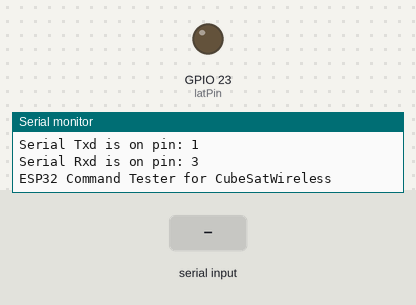
Bench run of a sketch on a simulated ESP32. Parts: output pins drawn as LEDs (lit = HIGH), the last lines printed to the serial monitor. Dashed ring = blinking. The inputs (shaded band) are chosen by the test bench.

Above: at 1.2 s.
1.3 s: "P" received over Serial
At 1.48 s:
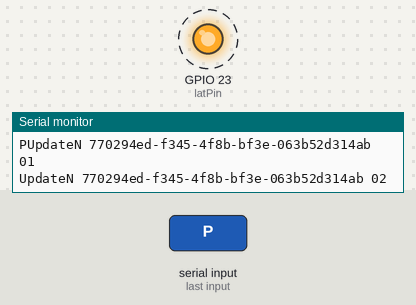
7.3 s: "T" received over Serial
13.3 s: "L" received over Serial
Timing chart, 0 to 20.3 s (numbered marks = the images above; inputs shaded):
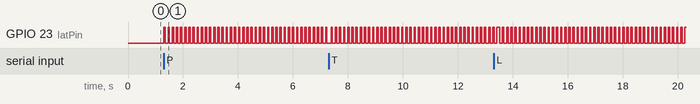

Measured:
- after the input at 1.3 s, GPIO 23 (latPin): alternates HIGH for 0.05 s and LOW for 0.10 s, starting at once

The sketch:

ana_MCU.ino
```cpp
/*
 * There are three serial ports on the ESP known as U0UXD, U1UXD and U2UXD.
 *
 * U0UXD is used to communicate with the ESP32 for programming and during reset/boot.
 * U1UXD is unused and can be used for your projects. Some boards use this port for SPI Flash access though
 * U2UXD is unused and can be used for your projects.
 *
*/

#define RXD2 16
#define TXD2 17

int latPin = 23;

int tempPin =  32; // potentiometer wiper (middle terminal) connected to analog pin 3
int lightPin = 35;
int lightReading;
int tempReading;
int count =1;

void setup() {
  // Note the format for setting a serial port is as follows: Serial2.begin(baud-rate, protocol, RX pin, TX pin);
  Serial.begin(115200);
  Serial1.begin(9600, SERIAL_8N1, RXD2, TXD2);
  Serial2.begin(9600, SERIAL_8N1, RXD2, TXD2);
  Serial.println("Serial Txd is on pin: "+String(TX));
  Serial.println("Serial Rxd is on pin: "+String(RX));
  pinMode(latPin, OUTPUT);
  digitalWrite(latPin, 0);
  Serial.println("ESP32 Command Tester for CubeSatWireless");
}


void loop() { //Choose Serial1 or Serial2 as required

  int incomingByte = 0; // incoming byte from serial input
  char c;
  String output = "";
  String command = "";
  while (Serial.available() > 0)
  {
    incomingByte = Serial.read();
    c = (char) incomingByte;
    Serial.print(c);
    output += c;
  }
  if(output.charAt(0) == 'T')
  {

      command = "UpdateN 770294ed-f345-4f8b-bf3e-063b52d314ab ";
      tempReading = analogRead(tempPin);  // read the input pin
      //digitalWrite(latPin, 1);
      Serial2.print(command);
      Serial2.print(1);
      Serial2.print(" ");
      Serial.print(command);
      Serial.print(tempReading);
      delay(50);
      //digitalWrite(latPin, 0);
      Serial.println(count);
  }
 if((output.charAt(0) == 'P')||(count>1))
  {

      command = "UpdateN 770294ed-f345-4f8b-bf3e-063b52d314ab ";
      //tempReading = analogRead(tempPin);  // read the input pin
      digitalWrite(latPin, 1);
      Serial2.print(command);
      Serial2.print(1);
      Serial2.print(" ");
      Serial.print(command);
      Serial.print(tempReading);
      delay(50);
      digitalWrite(latPin, 0);
      Serial.println(count);
      count++;
  }
  if(output.charAt(0) == 'L')
  {
      command = "UpdateN 5276084c-0f40-4e15-be7f-9ba118ccfdd9 ";
      lightReading = analogRead(lightPin);  // read the input pin
      digitalWrite(latPin, 1);
      Serial2.print(command);
      Serial2.print(lightReading);
      Serial2.print(" ");
      Serial.print(command);
      Serial.println(lightReading);
      delay(50);
      digitalWrite(latPin, 0);
  }
  output = "";
  delay(50);
  incomingByte = 0; // incoming byte from serial input
  c = ' ';
  output = "";

  while (Serial2.available() > 0)
  {
    incomingByte = Serial2.read();
    c = (char) incomingByte;
    output += c;
  }
  if(output != "")
  {
    digitalWrite(1, latPin);
    Serial.print("Recieved: ");
    Serial.println(output);
    digitalWrite(0, latPin);
  }
  delay(50);
}
```
